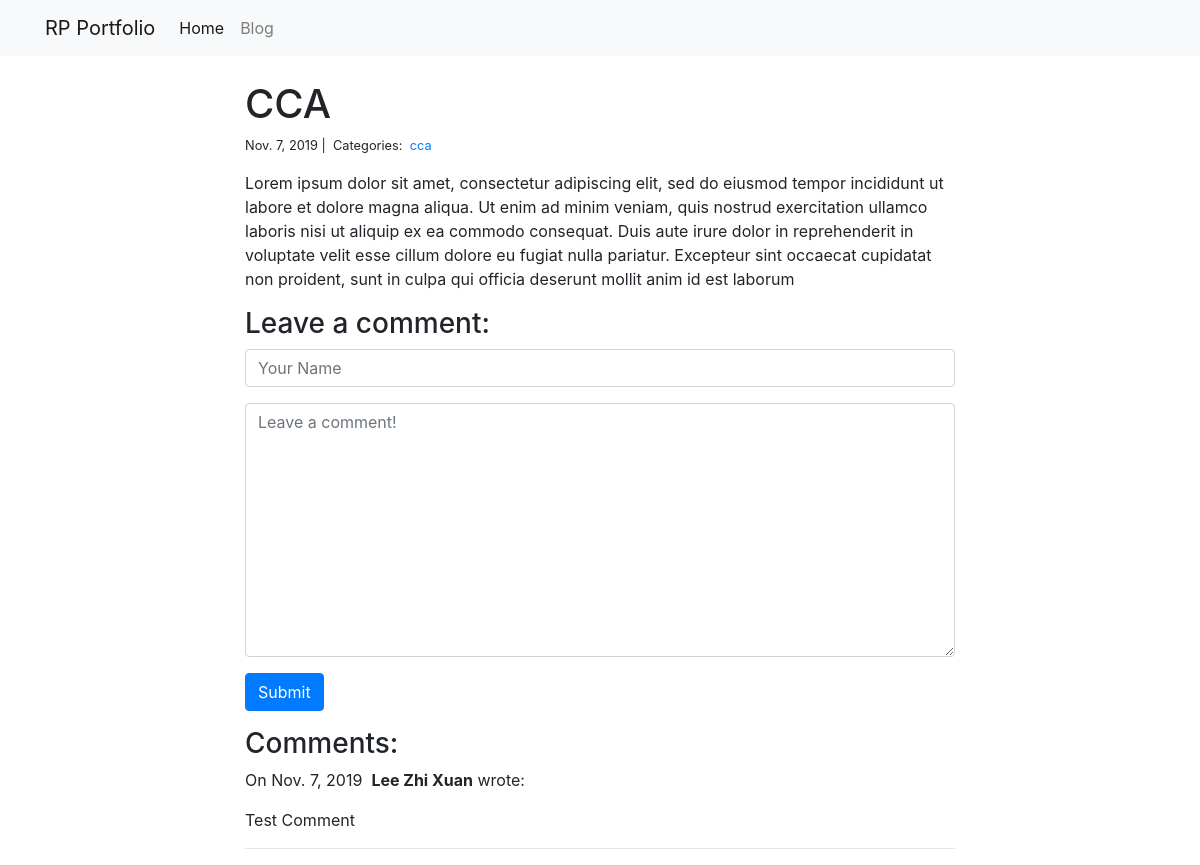
Page /blog/3/ on the committed database.
### blog/models.py (models this page shows)
class Post(models.Model):
    title = models.CharField(max_length=255)
    body = models.TextField()
    created_on = models.DateTimeField(auto_now_add=True)
    last_modified = models.DateTimeField(auto_now=True)
    categories = models.ManyToManyField("Category", related_name="posts")

class Category(models.Model):
    name = models.CharField(max_length=20)

class Comment(models.Model):
    author = models.CharField(max_length=60)
    body = models.TextField()
    created_on = models.DateTimeField(auto_now_add=True)
    post = models.ForeignKey("Post", on_delete=models.CASCADE)

### blog/views.py (the view, shortened to what this page needs)
# urls.py: path("<int:pk>/", views.blog_detail, name="blog_detail"),
def blog_detail(request, pk):
    post = Post.objects.get(pk=pk)
    comments = Comment.objects.filter(post=post)
    form = CommentForm()
    context = {"post": post, "comments": comments, "form": form}
    return render(request, "blog_detail.html", context)

### blog/forms.py
class CommentForm(forms.Form):
    author = forms.CharField(
        max_length=60,
        widget=forms.TextInput(attrs={
            "class": "form-control",
            "placeholder": "Your Name"
        })
    )
    body = forms.CharField(widget=forms.Textarea(
        attrs={
            "class": "form-control",
            "placeholder": "Leave a comment!"
        })
    )

### blog/templates/blog_detail.html (shortened to what this page needs)
{% extends "base.html" %}
{% block page_content %}
<br />
<div class="col-md-8 offset-md-2">
    <h1>{{ post.title }}</h1>
    <small>
        {{ post.created_on.date }} |&nbsp;
        Categories:&nbsp;
        {% for category in post.categories.all %}
        <a href="{% url 'blog_category' category.name %}">
            {{ category.name }}
        </a>&nbsp;
        {% endfor %}
    </small>
    <p>{{ post.body | linebreaks }}</p>
    <h3>Leave a comment:</h3>
    <form action="/blog/{{ post.pk }}/" method="post">
        <div class="form-group">
            {{ form.author }}
        </div>
        <div class="form-group">
            {{ form.body }}
        </div>
        <button type="submit" class="btn btn-primary">Submit</button>
    </form>
    <h3>Comments:</h3>
    {% for comment in comments %}
    <p>
        On {{comment.created_on.date }}&nbsp;
        <b>{{ comment.author }}</b> wrote:
    </p>
    <p>{{ comment.body }}</p>
    <hr>
    {% endfor %}
</div>
{% endblock %}

### rows in the picture
Post: title "CCA", created_on "Nov. 7, 2019", body "Lorem ipsum dolor sit amet, consectetur adipiscing elit, sed do eiusmod tempor incididunt ut labore et dolore magna aliqua. Ut enim ad minim veniam, quis nostrud exercitation ullamco laboris nisi ut aliquip ex ea commodo consequat. Duis aute irure dolor in reprehenderit in voluptate velit esse cillum dolore eu fugiat nulla pariatur. Excepteur sint occaecat cupidatat non proident, sunt in culpa qui officia deserunt mollit anim id est laborum"
Category: name "cca"
Comment: created_on "Nov. 7, 2019", author "Lee Zhi Xuan", body "Test Comment"
